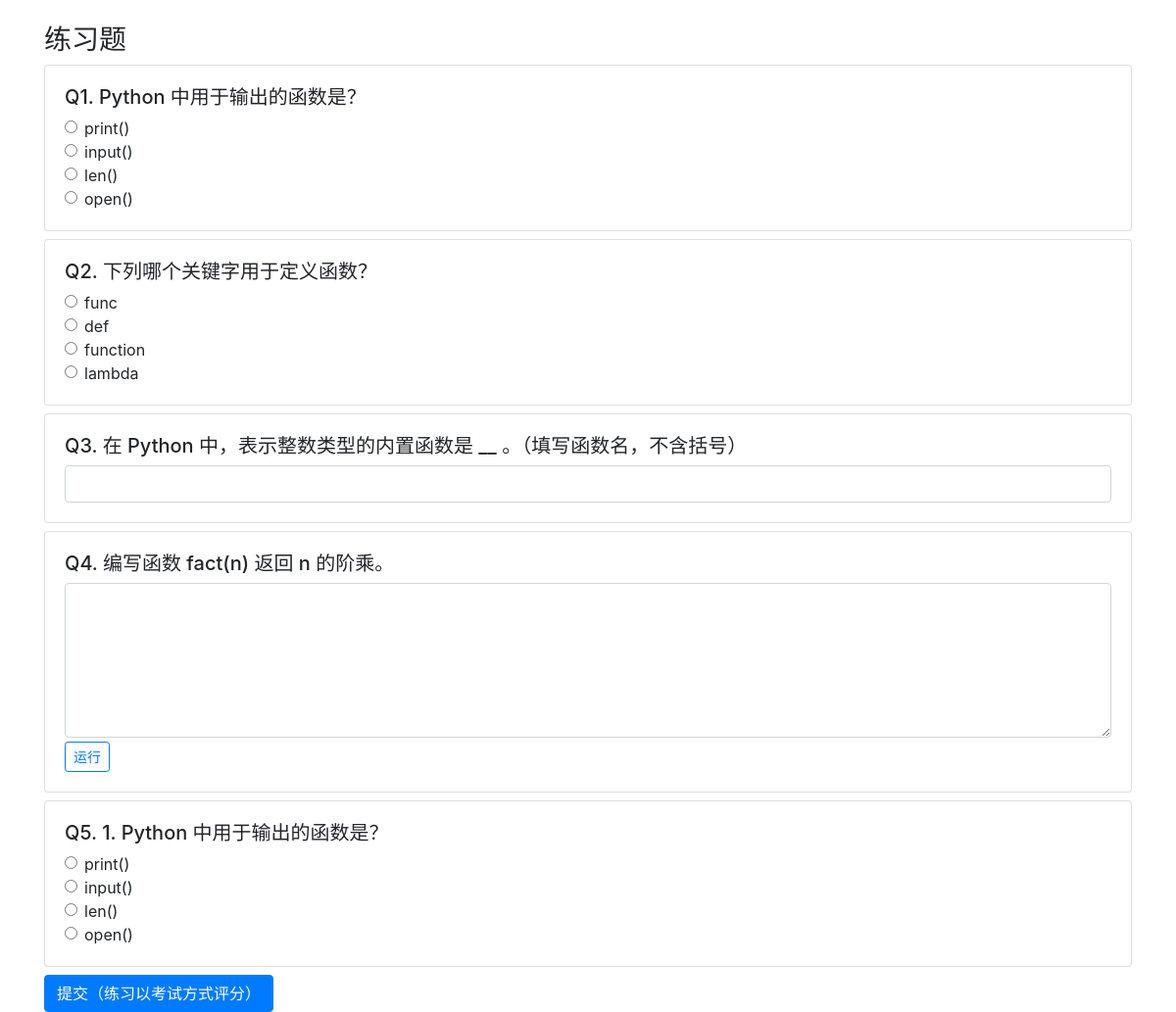
/student/practice (signed in), run on the app's committed database.
### app/models.py (models this page shows)
class Question(db.Model):
    __tablename__ = 'questions'
    id = db.Column(db.Integer, primary_key=True)
    qtype = db.Column(db.String(20), nullable=False)  # 'choice','fill','code'
    title = db.Column(db.String(2000), nullable=False)
    option_a = db.Column(db.String(1000))
    option_b = db.Column(db.String(1000))
    option_c = db.Column(db.String(1000))
    option_d = db.Column(db.String(1000))
    answer = db.Column(db.Text)  # 存放参考答案或填空答案或代码样例
    difficulty = db.Column(db.Integer, default=1)
    created_at = db.Column(db.DateTime, default=datetime.datetime.utcnow)
    judge_template = db.Column(db.Text)  # 对于 code 题的判题模板（可选）

### app/student/routes.py (the view)
@student_bp.route('/practice', methods=['GET'])
@login_required
def practice():
    qs = Question.query.limit(5).all()
    return render_template('student/practice.html', qs=qs)

### app/student/routes.py (called while the page is built)
def login_required(f):
    from functools import wraps
    @wraps(f)
    def wrapper(*args, **kwargs):
        if 'user_id' not in session:
            flash('请先登录', 'warning')
            return redirect(url_for('auth.login'))
        return f(*args, **kwargs)
    return wrapper

### app/templates/student/practice.html (shortened to what this page needs)
{% extends "base.html" %}
{% block content %}
  <h3>练习题</h3>
  <form method="post" action="{{ url_for('student.exam') }}">
    {% for q in qs %}
      <div class="card mb-2">
        <div class="card-body">
          <h5>Q{{ loop.index }}. {{ q.title }}</h5>
          {% if q.qtype == 'choice' %}
            <div class="form-check">
              <input class="form-check-input" type="radio" name="answer_{{ q.id }}" value="A" id="a{{ q.id }}">
              <label class="form-check-label" for="a{{ q.id }}">{{ q.option_a }}</label>
            </div>
            <div class="form-check">
              <input class="form-check-input" type="radio" name="answer_{{ q.id }}" value="B" id="b{{ q.id }}">
              <label class="form-check-label" for="b{{ q.id }}">{{ q.option_b }}</label>
            </div>
            <div class="form-check">
              <input class="form-check-input" type="radio" name="answer_{{ q.id }}" value="C" id="c{{ q.id }}">
              <label class="form-check-label" for="c{{ q.id }}">{{ q.option_c }}</label>
            </div>
            <div class="form-check">
              <input class="form-check-input" type="radio" name="answer_{{ q.id }}" value="D" id="d{{ q.id }}">
              <label class="form-check-label" for="d{{ q.id }}">{{ q.option_d }}</label>
            </div>
          {% elif q.qtype == 'fill' %}
            <input class="form-control" type="text" name="answer_{{ q.id }}">
          {% elif q.qtype == 'code' %}
            <textarea class="form-control" name="code_{{ q.id }}" rows="6"></textarea>
            <a class="btn btn-sm btn-outline-primary mt-1" href="{{ url_for('student.code_run', qid=q.id) }}">运行</a>
          {% endif %}
        </div>
      </div>
    {% endfor %}
    <button class="btn btn-primary" type="submit">提交（练习以考试方式评分）</button>
  </form>
{% endblock %}

### data on the page
Question: title "Python 中用于输出的函数是？", option_a "print()", option_b "input()", option_c "len()", option_d "open()"
Question: title "下列哪个关键字用于定义函数？", option_a "func", option_b "def", option_c "function", option_d "lambda"
Question: title "在 Python 中，表示整数类型的内置函数是 __ 。（填写函数名，不含括号）"
Question: title "编写函数 fact(n) 返回 n 的阶乘。"
Question: title "1. Python 中用于输出的函数是？", option_a "print()", option_b "input()", option_c "len()", option_d "open()"
